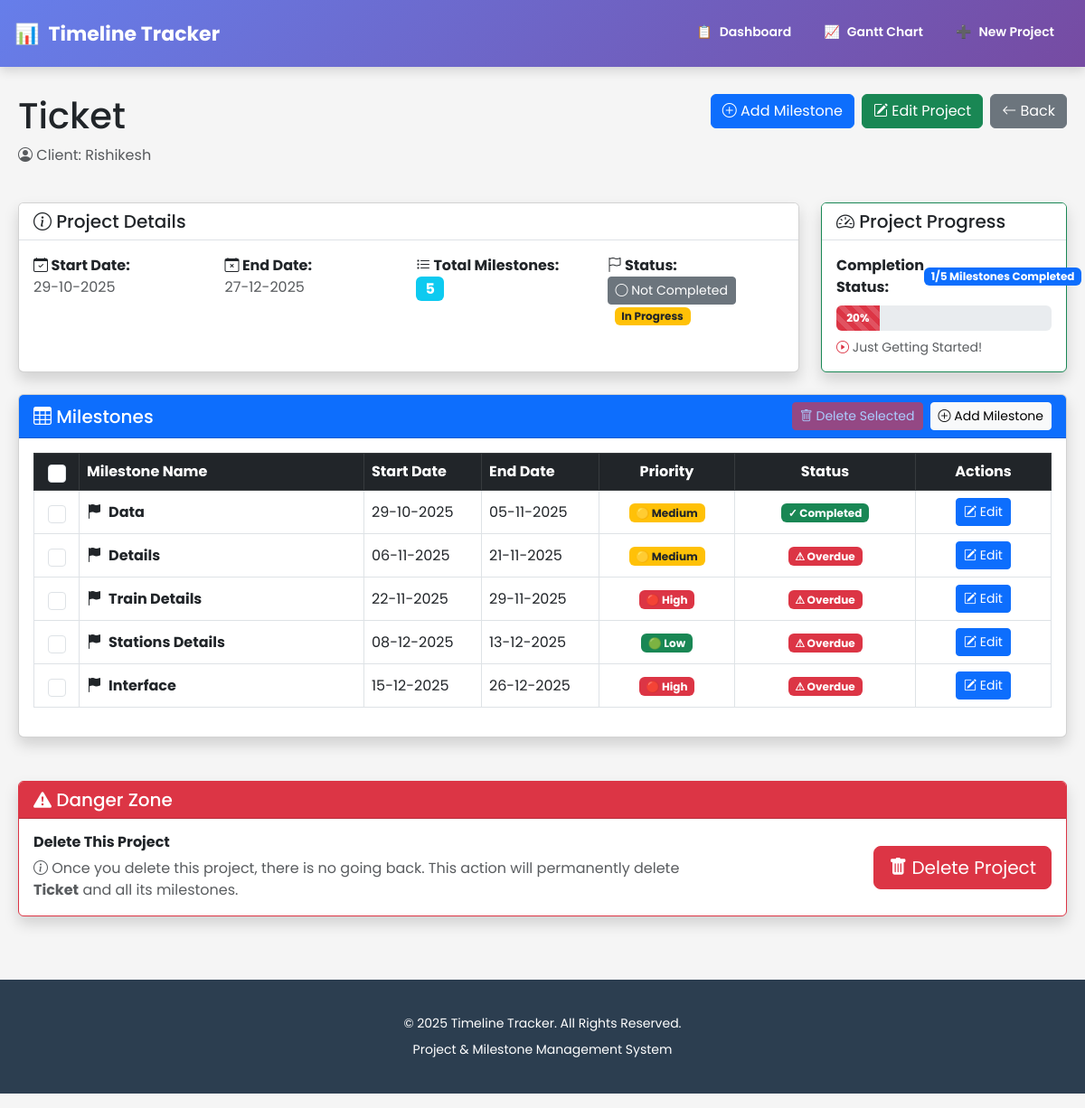
Before: /project/6 with the older database file.
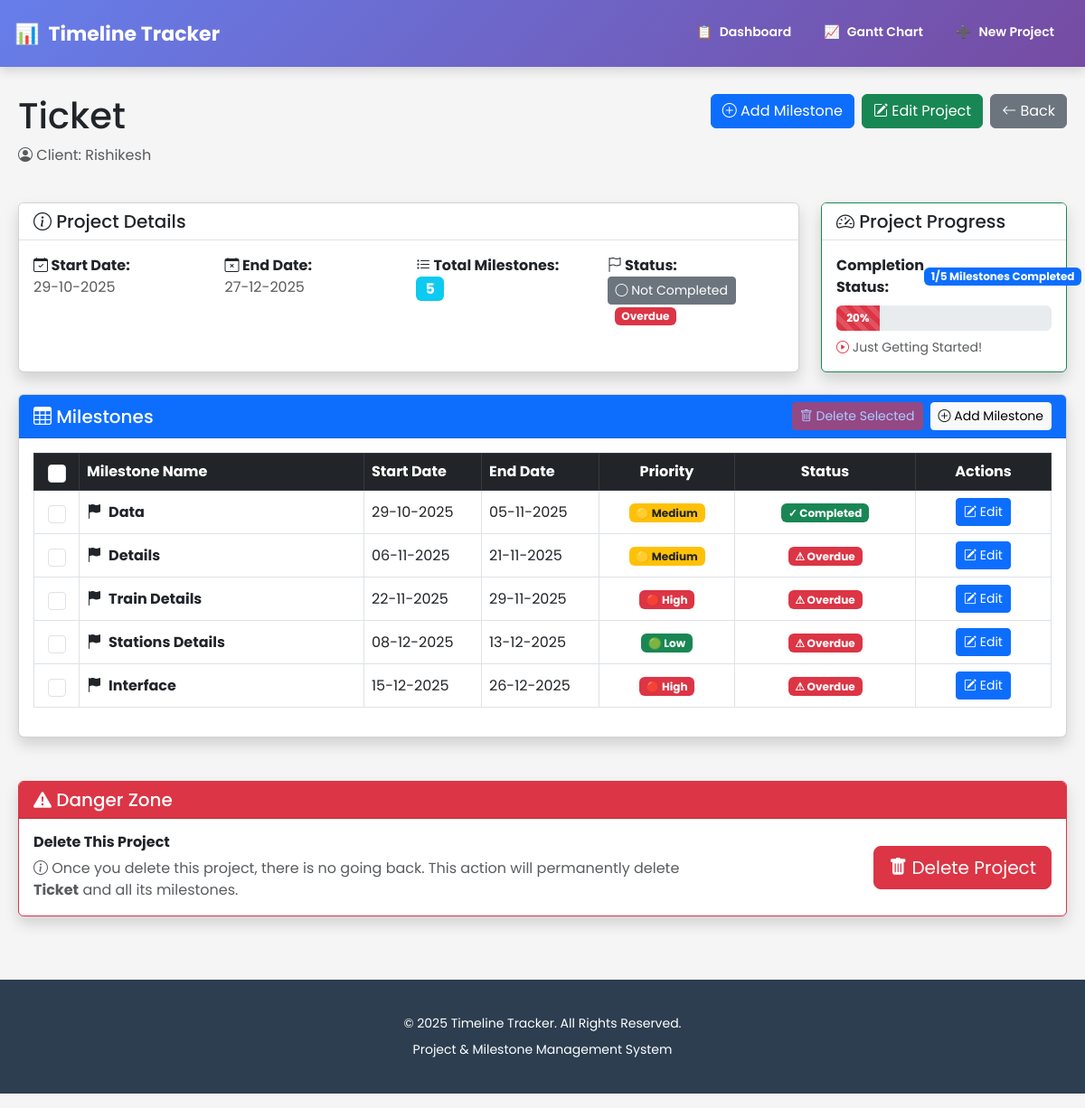
After: the same page with the newer database file.
### app.py (the view)
@app.route('/project/<int:project_id>')
def view_project(project_id):
    project = Project.query.get_or_404(project_id)
    today = datetime.now().date()
    completed_milestones_count = 0
    total_milestones = len(project.milestones)
    for milestone in project.milestones:
        actual_status = get_milestone_status(milestone, today)
        if milestone.status != actual_status:
            milestone.status = actual_status
        if actual_status == 'Completed':
            completed_milestones_count += 1
    db.session.commit()
    completion_percentage = 0
    if total_milestones > 0:
        completion_percentage = round((completed_milestones_count / total_milestones) * 100)
    return render_template('view_project.html',
        project=project,
        today=date.today(),
        completed_milestones=completed_milestones_count,
        total_milestones=total_milestones,
        completion_percentage=completion_percentage)

### app.py (called while the page is built)
def get_milestone_status(milestone, today=None):
    if today is None:
        today = datetime.now().date()
    if milestone.status == 'Completed':
        return 'Completed'
    if milestone.status == 'In Progress':
        if milestone.end_date < today:
            return 'Overdue'  # Overdue means end_date passed but not completed
        return 'In Progress'
    if today < milestone.start_date:
        return 'Not Started'  # Before start date
    elif today > milestone.end_date:
        return 'Overdue'  # After end date, not completed
    else:
        return 'In Progress'  # Between start and end date

### templates/view_project.html (shortened to what the changed rows need)
{% extends "base.html" %}
{% block content %}
<div class="row mb-4">
    <div class="col-md-6">
        <h1>{{ project.project_name }}</h1>
    </div>
</div>
<div class="row mb-4 g-4">
  <div class="col-12 col-md-8 col-lg-9">
    <div class="card shadow h-100">
      <div class="card-body">
        <div class="row g-3">
          <div class="col-md-3">
            <strong><i class="bi bi-flag"></i> Status:</strong><br>
            <form method="post" action="{{ url_for('toggle_status', project_id=project.id) }}" style="display:inline;">
              {% if project.status == "Completed" %}
                <button type="submit" class="btn btn-success btn-sm">
                  <i class="bi bi-check-circle"></i> Completed
                </button>
              {% else %}
                <button type="submit" class="btn btn-secondary btn-sm">
                </button>
              {% endif %}
            </form>
            {% if project.status == "Overdue" %}
              <span class="badge bg-danger ms-2">Overdue</span>
            {% elif project.status == "In Progress" %}
              <span class="badge bg-warning text-dark ms-2">In Progress</span>
            {% elif project.status == "Not Started" %}
              <span class="badge bg-secondary ms-2">Not Started</span>
            {% endif %}
          </div>
        </div>
      </div>
    </div>
  </div>
</div>
<div class="row mb-4">
    <div class="col-12">
        <div class="card shadow">
            <div class="card-body">
                {% if project.milestones %}
                <form id="deleteMilestonesForm" method="post" action="/delete-milestones">
                    <div class="table-responsive">
                        <table class="table table-hover table-bordered align-middle">
                            <thead class="table-dark">
                                <tr>
                                    <th class="text-center" style="width:50px;">
                                        <input type="checkbox" id="selectAll" class="form-check-input" style="width: 20px; height: 20px;" onchange="toggleSelectAll(this)">
                                    </th>
                                    <th>Milestone Name</th>
                                    <th style="width: 130px;">Start Date</th>
                                    <th style="width: 130px;">End Date</th>
                                    <th style="width: 150px;" class="text-center">Priority</th>
                                    <th style="width: 200px;" class="text-center">Status</th>
                                    <th style="width: 150px;" class="text-center">Actions</th>
                                </tr>
                            </thead>
                        </table>
                    </div>
                </form>
                {% endif %}
            </div>
        </div>
    </div>
</div>
{% endblock %}

Changed rows visible on the page:
changed Project "Ticket": status "In Progress" → "Overdue" (drawn)
Other visible differences:
text no longer shown: "In Progress"
text now shown: "Overdue"
